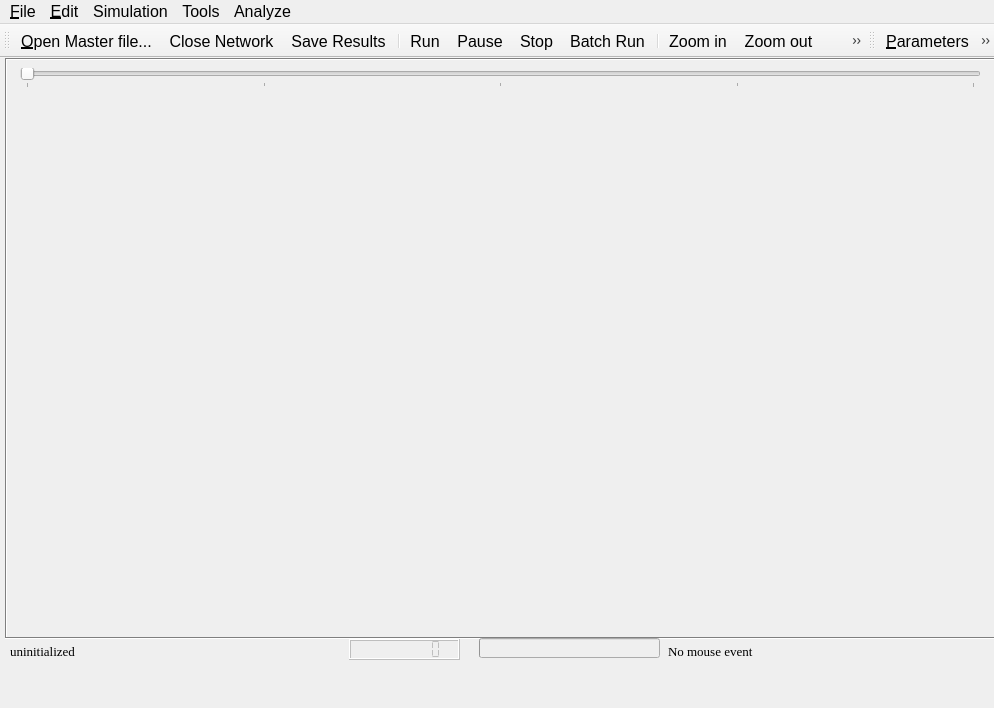
<?xml version="1.0" encoding="UTF-8"?>
<ui version="4.0">
 <class>MainForm</class>
 <widget class="QMainWindow" name="MainForm">
  <property name="geometry">
   <rect>
    <x>0</x>
    <y>0</y>
    <width>994</width>
    <height>708</height>
   </rect>
  </property>
  <property name="sizePolicy">
   <sizepolicy hsizetype="MinimumExpanding" vsizetype="MinimumExpanding">
    <horstretch>0</horstretch>
    <verstretch>0</verstretch>
   </sizepolicy>
  </property>
  <property name="minimumSize">
   <size>
    <width>16</width>
    <height>72</height>
   </size>
  </property>
  <property name="font">
   <font>
    <pointsize>12</pointsize>
   </font>
  </property>
  <property name="mouseTracking">
   <bool>true</bool>
  </property>
  <property name="focusPolicy">
   <enum>Qt::StrongFocus</enum>
  </property>
  <property name="windowTitle">
   <string comment="Prototype Mesomodel">Mezzo version 0.61</string>
  </property>
  <property name="windowIcon">
   <iconset resource="canvas_qt4.qrc">
    <normaloff>:/images/mime.png</normaloff>:/images/mime.png</iconset>
  </property>
  <property name="windowIconText">
   <string>Mezzo</string>
  </property>
  <property name="toolTip">
   <string/>
  </property>
  <property name="rightJustification" stdset="0">
   <bool>false</bool>
  </property>
  <widget class="QWidget" name="widget">
   <widget class="QLabel" name="Canvas">
    <property name="geometry">
     <rect>
      <x>5</x>
      <y>0</y>
      <width>991</width>
      <height>581</height>
     </rect>
    </property>
    <property name="sizePolicy">
     <sizepolicy hsizetype="Expanding" vsizetype="Expanding">
      <horstretch>0</horstretch>
      <verstretch>0</verstretch>
     </sizepolicy>
    </property>
    <property name="minimumSize">
     <size>
      <width>10</width>
      <height>10</height>
     </size>
    </property>
    <property name="palette">
     <palette>
      <active>
       <colorrole role="WindowText">
        <brush brushstyle="SolidPattern">
         <color alpha="255">
          <red>0</red>
          <green>0</green>
          <blue>0</blue>
         </color>
        </brush>
       </colorrole>
       <colorrole role="Button">
        <brush brushstyle="SolidPattern">
         <color alpha="255">
          <red>255</red>
          <green>255</green>
          <blue>255</blue>
         </color>
        </brush>
       </colorrole>
       <colorrole role="Light">
        <brush brushstyle="SolidPattern">
         <color alpha="255">
          <red>255</red>
          <green>255</green>
          <blue>255</blue>
         </color>
        </brush>
       </colorrole>
       <colorrole role="Midlight">
        <brush brushstyle="SolidPattern">
         <color alpha="255">
          <red>255</red>
          <green>255</green>
          <blue>255</blue>
         </color>
        </brush>
       </colorrole>
       <colorrole role="Dark">
        <brush brushstyle="SolidPattern">
         <color alpha="255">
          <red>127</red>
          <green>127</green>
          <blue>127</blue>
         </color>
        </brush>
       </colorrole>
       <colorrole role="Mid">
        <brush brushstyle="SolidPattern">
         <color alpha="255">
          <red>170</red>
          <green>170</green>
          <blue>170</blue>
         </color>
        </brush>
       </colorrole>
       <colorrole role="Text">
        <brush brushstyle="SolidPattern">
         <color alpha="255">
          <red>0</red>
          <green>0</green>
          <blue>0</blue>
         </color>
        </brush>
       </colorrole>
       <colorrole role="BrightText">
        <brush brushstyle="SolidPattern">
         <color alpha="255">
          <red>255</red>
          <green>255</green>
          <blue>255</blue>
         </color>
        </brush>
       </colorrole>
       <colorrole role="ButtonText">
        <brush brushstyle="SolidPattern">
         <color alpha="255">
          <red>0</red>
          <green>0</green>
          <blue>0</blue>
         </color>
        </brush>
       </colorrole>
       <colorrole role="Base">
        <brush brushstyle="SolidPattern">
         <color alpha="255">
          <red>255</red>
          <green>255</green>
          <blue>255</blue>
         </color>
        </brush>
       </colorrole>
       <colorrole role="Window">
        <brush brushstyle="SolidPattern">
         <color alpha="255">
          <red>255</red>
          <green>255</green>
          <blue>255</blue>
         </color>
        </brush>
       </colorrole>
       <colorrole role="Shadow">
        <brush brushstyle="SolidPattern">
         <color alpha="255">
          <red>0</red>
          <green>0</green>
          <blue>0</blue>
         </color>
        </brush>
       </colorrole>
       <colorrole role="AlternateBase">
        <brush brushstyle="SolidPattern">
         <color alpha="255">
          <red>255</red>
          <green>255</green>
          <blue>255</blue>
         </color>
        </brush>
       </colorrole>
      </active>
      <inactive>
       <colorrole role="WindowText">
        <brush brushstyle="SolidPattern">
         <color alpha="255">
          <red>0</red>
          <green>0</green>
          <blue>0</blue>
         </color>
        </brush>
       </colorrole>
       <colorrole role="Button">
        <brush brushstyle="SolidPattern">
         <color alpha="255">
          <red>255</red>
          <green>255</green>
          <blue>255</blue>
         </color>
        </brush>
       </colorrole>
       <colorrole role="Light">
        <brush brushstyle="SolidPattern">
         <color alpha="255">
          <red>255</red>
          <green>255</green>
          <blue>255</blue>
         </color>
        </brush>
       </colorrole>
       <colorrole role="Midlight">
        <brush brushstyle="SolidPattern">
         <color alpha="255">
          <red>255</red>
          <green>255</green>
          <blue>255</blue>
         </color>
        </brush>
       </colorrole>
       <colorrole role="Dark">
        <brush brushstyle="SolidPattern">
         <color alpha="255">
          <red>127</red>
          <green>127</green>
          <blue>127</blue>
         </color>
        </brush>
       </colorrole>
       <colorrole role="Mid">
        <brush brushstyle="SolidPattern">
         <color alpha="255">
          <red>170</red>
          <green>170</green>
          <blue>170</blue>
         </color>
        </brush>
       </colorrole>
       <colorrole role="Text">
        <brush brushstyle="SolidPattern">
         <color alpha="255">
          <red>0</red>
          <green>0</green>
          <blue>0</blue>
         </color>
        </brush>
       </colorrole>
       <colorrole role="BrightText">
        <brush brushstyle="SolidPattern">
         <color alpha="255">
          <red>255</red>
          <green>255</green>
          <blue>255</blue>
         </color>
        </brush>
       </colorrole>
       <colorrole role="ButtonText">
        <brush brushstyle="SolidPattern">
         <color alpha="255">
          <red>0</red>
          <green>0</green>
          <blue>0</blue>
         </color>
        </brush>
       </colorrole>
       <colorrole role="Base">
        <brush brushstyle="SolidPattern">
         <color alpha="255">
          <red>255</red>
          <green>255</green>
          <blue>255</blue>
         </color>
        </brush>
       </colorrole>
       <colorrole role="Window">
        <brush brushstyle="SolidPattern">
         <color alpha="255">
          <red>255</red>
          <green>255</green>
          <blue>255</blue>
         </color>
        </brush>
       </colorrole>
       <colorrole role="Shadow">
        <brush brushstyle="SolidPattern">
         <color alpha="255">
          <red>0</red>
          <green>0</green>
          <blue>0</blue>
         </color>
        </brush>
       </colorrole>
       <colorrole role="AlternateBase">
        <brush brushstyle="SolidPattern">
         <color alpha="255">
          <red>255</red>
          <green>255</green>
          <blue>255</blue>
         </color>
        </brush>
       </colorrole>
      </inactive>
      <disabled>
       <colorrole role="WindowText">
        <brush brushstyle="SolidPattern">
         <color alpha="255">
          <red>127</red>
          <green>127</green>
          <blue>127</blue>
         </color>
        </brush>
       </colorrole>
       <colorrole role="Button">
        <brush brushstyle="SolidPattern">
         <color alpha="255">
          <red>255</red>
          <green>255</green>
          <blue>255</blue>
         </color>
        </brush>
       </colorrole>
       <colorrole role="Light">
        <brush brushstyle="SolidPattern">
         <color alpha="255">
          <red>255</red>
          <green>255</green>
          <blue>255</blue>
         </color>
        </brush>
       </colorrole>
       <colorrole role="Midlight">
        <brush brushstyle="SolidPattern">
         <color alpha="255">
          <red>255</red>
          <green>255</green>
          <blue>255</blue>
         </color>
        </brush>
       </colorrole>
       <colorrole role="Dark">
        <brush brushstyle="SolidPattern">
         <color alpha="255">
          <red>127</red>
          <green>127</green>
          <blue>127</blue>
         </color>
        </brush>
       </colorrole>
       <colorrole role="Mid">
        <brush brushstyle="SolidPattern">
         <color alpha="255">
          <red>170</red>
          <green>170</green>
          <blue>170</blue>
         </color>
        </brush>
       </colorrole>
       <colorrole role="Text">
        <brush brushstyle="SolidPattern">
         <color alpha="255">
          <red>127</red>
          <green>127</green>
          <blue>127</blue>
         </color>
        </brush>
       </colorrole>
       <colorrole role="BrightText">
        <brush brushstyle="SolidPattern">
         <color alpha="255">
          <red>255</red>
          <green>255</green>
          <blue>255</blue>
         </color>
        </brush>
       </colorrole>
       <colorrole role="ButtonText">
        <brush brushstyle="SolidPattern">
         <color alpha="255">
          <red>127</red>
          <green>127</green>
          <blue>127</blue>
         </color>
        </brush>
       </colorrole>
       <colorrole role="Base">
        <brush brushstyle="SolidPattern">
         <color alpha="255">
          <red>255</red>
          <green>255</green>
          <blue>255</blue>
         </color>
        </brush>
       </colorrole>
       <colorrole role="Window">
        <brush brushstyle="SolidPattern">
         <color alpha="255">
          <red>255</red>
          <green>255</green>
          <blue>255</blue>
         </color>
        </brush>
       </colorrole>
       <colorrole role="Shadow">
        <brush brushstyle="SolidPattern">
         <color alpha="255">
          <red>0</red>
          <green>0</green>
          <blue>0</blue>
         </color>
        </brush>
       </colorrole>
       <colorrole role="AlternateBase">
        <brush brushstyle="SolidPattern">
         <color alpha="255">
          <red>255</red>
          <green>255</green>
          <blue>255</blue>
         </color>
        </brush>
       </colorrole>
      </disabled>
     </palette>
    </property>
    <property name="mouseTracking">
     <bool>true</bool>
    </property>
    <property name="focusPolicy">
     <enum>Qt::StrongFocus</enum>
    </property>
    <property name="autoFillBackground">
     <bool>false</bool>
    </property>
    <property name="frameShape">
     <enum>QFrame::Box</enum>
    </property>
    <property name="frameShadow">
     <enum>QFrame::Sunken</enum>
    </property>
    <property name="lineWidth">
     <number>1</number>
    </property>
    <property name="midLineWidth">
     <number>0</number>
    </property>
    <property name="text">
     <string/>
    </property>
    <property name="scaledContents">
     <bool>false</bool>
    </property>
    <property name="alignment">
     <set>Qt::AlignLeading|Qt::AlignLeft|Qt::AlignTop</set>
    </property>
    <property name="wordWrap">
     <bool>false</bool>
    </property>
    <property name="margin">
     <number>0</number>
    </property>
   </widget>
   <widget class="QWidget" name="layoutWidget">
    <property name="geometry">
     <rect>
      <x>10</x>
      <y>578</y>
      <width>981</width>
      <height>31</height>
     </rect>
    </property>
    <layout class="QHBoxLayout">
     <item>
      <widget class="QLabel" name="status_label">
       <property name="sizePolicy">
        <sizepolicy hsizetype="Preferred" vsizetype="Fixed">
         <horstretch>0</horstretch>
         <verstretch>0</verstretch>
        </sizepolicy>
       </property>
       <property name="minimumSize">
        <size>
         <width>100</width>
         <height>15</height>
        </size>
       </property>
       <property name="font">
        <font>
         <family>Times New Roman</family>
         <pointsize>10</pointsize>
        </font>
       </property>
       <property name="text">
        <string>uninitialized</string>
       </property>
      </widget>
     </item>
     <item>
      <widget class="QWidget" name="simprogress_widget" native="true">
       <property name="enabled">
        <bool>false</bool>
       </property>
       <property name="sizePolicy">
        <sizepolicy hsizetype="Preferred" vsizetype="Preferred">
         <horstretch>0</horstretch>
         <verstretch>0</verstretch>
        </sizepolicy>
       </property>
       <widget class="QLCDNumber" name="LCDNumber">
        <property name="geometry">
         <rect>
          <x>10</x>
          <y>3</y>
          <width>111</width>
          <height>21</height>
         </rect>
        </property>
        <property name="sizePolicy">
         <sizepolicy hsizetype="Preferred" vsizetype="Fixed">
          <horstretch>0</horstretch>
          <verstretch>0</verstretch>
         </sizepolicy>
        </property>
        <property name="minimumSize">
         <size>
          <width>80</width>
          <height>15</height>
         </size>
        </property>
        <property name="toolTip">
         <string>Simulated time elapsed</string>
        </property>
        <property name="numDigits">
         <number>8</number>
        </property>
        <property name="segmentStyle">
         <enum>QLCDNumber::Flat</enum>
        </property>
        <property name="value" stdset="0">
         <double>0.000000000000000</double>
        </property>
        <property name="intValue" stdset="0">
         <number>0</number>
        </property>
       </widget>
       <widget class="QProgressBar" name="progressbar">
        <property name="geometry">
         <rect>
          <x>140</x>
          <y>2</y>
          <width>181</width>
          <height>20</height>
         </rect>
        </property>
        <property name="sizePolicy">
         <sizepolicy hsizetype="Preferred" vsizetype="Fixed">
          <horstretch>0</horstretch>
          <verstretch>0</verstretch>
         </sizepolicy>
        </property>
        <property name="minimumSize">
         <size>
          <width>30</width>
          <height>12</height>
         </size>
        </property>
        <property name="font">
         <font>
          <family>Times New Roman</family>
          <pointsize>7</pointsize>
         </font>
        </property>
       </widget>
      </widget>
     </item>
     <item>
      <widget class="QLabel" name="mouse_label">
       <property name="sizePolicy">
        <sizepolicy hsizetype="Preferred" vsizetype="Fixed">
         <horstretch>0</horstretch>
         <verstretch>0</verstretch>
        </sizepolicy>
       </property>
       <property name="minimumSize">
        <size>
         <width>100</width>
         <height>15</height>
        </size>
       </property>
       <property name="font">
        <font>
         <family>Times New Roman</family>
         <pointsize>10</pointsize>
        </font>
       </property>
       <property name="text">
        <string>No mouse event</string>
       </property>
      </widget>
     </item>
    </layout>
   </widget>
   <widget class="QSlider" name="horizontalSlider">
    <property name="enabled">
     <bool>true</bool>
    </property>
    <property name="geometry">
     <rect>
      <x>20</x>
      <y>10</y>
      <width>961</width>
      <height>20</height>
     </rect>
    </property>
    <property name="autoFillBackground">
     <bool>false</bool>
    </property>
    <property name="minimum">
     <number>0</number>
    </property>
    <property name="maximum">
     <number>4</number>
    </property>
    <property name="pageStep">
     <number>1</number>
    </property>
    <property name="orientation">
     <enum>Qt::Horizontal</enum>
    </property>
    <property name="tickPosition">
     <enum>QSlider::TicksBelow</enum>
    </property>
    <property name="tickInterval">
     <number>1</number>
    </property>
   </widget>
  </widget>
  <widget class="QToolBar" name="toolBar1">
   <property name="horizontallyStretchable" stdset="0">
    <bool>true</bool>
   </property>
   <property name="verticallyStretchable" stdset="0">
    <bool>true</bool>
   </property>
   <property name="label" stdset="0">
    <string>Tools</string>
   </property>
   <attribute name="toolBarArea">
    <enum>TopToolBarArea</enum>
   </attribute>
   <attribute name="toolBarBreak">
    <bool>false</bool>
   </attribute>
   <addaction name="openmasterfile"/>
   <addaction name="closenetwork"/>
   <addaction name="saveresults"/>
   <addaction name="separator"/>
   <addaction name="run"/>
   <addaction name="breakoff"/>
   <addaction name="stop"/>
   <addaction name="batch_run"/>
   <addaction name="separator"/>
   <addaction name="zoomin"/>
   <addaction name="zoomout"/>
   <addaction name="zoombywin"/>
   <addaction name="separator"/>
   <addaction name="linkhandlemark"/>
   <addaction name="inselectmode"/>
  </widget>
  <widget class="QToolBar" name="Toolbar2">
   <property name="label" stdset="0">
    <string>Toolbar</string>
   </property>
   <attribute name="toolBarArea">
    <enum>TopToolBarArea</enum>
   </attribute>
   <attribute name="toolBarBreak">
    <bool>false</bool>
   </attribute>
   <addaction name="parametersdialog"/>
   <addaction name="inspectdialog"/>
   <addaction name="actionAnalyzeOutput"/>
   <addaction name="actionSlow"/>
  </widget>
  <widget class="QMenuBar" name="menubar">
   <property name="geometry">
    <rect>
     <x>0</x>
     <y>0</y>
     <width>994</width>
     <height>38</height>
    </rect>
   </property>
   <widget class="QMenu" name="fileMenu">
    <property name="title">
     <string>&amp;File</string>
    </property>
    <addaction name="openmasterfile"/>
    <addaction name="closenetwork"/>
    <addaction name="separator"/>
    <addaction name="savescreenshot"/>
    <addaction name="saveresults"/>
    <addaction name="separator"/>
    <addaction name="quit"/>
   </widget>
   <widget class="QMenu" name="EditMenu">
    <property name="title">
     <string>&amp;Edit</string>
    </property>
    <addaction name="linkhandlemark"/>
    <addaction name="inselectmode"/>
    <addaction name="finddialog"/>
   </widget>
   <widget class="QMenu" name="menuSimulation">
    <property name="title">
     <string>Simulation</string>
    </property>
    <addaction name="run"/>
    <addaction name="breakoff"/>
    <addaction name="stop"/>
    <addaction name="separator"/>
    <addaction name="batch_run"/>
   </widget>
   <widget class="QMenu" name="menuTools">
    <property name="title">
     <string>Tools</string>
    </property>
    <widget class="QMenu" name="menuBackground">
     <property name="title">
      <string>Background</string>
     </property>
     <addaction name="loadbackground"/>
     <addaction name="actionPositionBackground"/>
    </widget>
    <addaction name="menuBackground"/>
    <addaction name="separator"/>
    <addaction name="parametersdialog"/>
    <addaction name="savescreenshot"/>
   </widget>
   <widget class="QMenu" name="menuAnalysis">
    <property name="title">
     <string>Analyze</string>
    </property>
    <addaction name="actionAnalyzeOutput"/>
    <addaction name="inspectdialog"/>
   </widget>
   <addaction name="fileMenu"/>
   <addaction name="EditMenu"/>
   <addaction name="menuSimulation"/>
   <addaction name="menuTools"/>
   <addaction name="menuAnalysis"/>
  </widget>
  <action name="openmasterfile">
   <property name="icon">
    <iconset resource="canvas_qt4.qrc">
     <normaloff>:/images/fileopen2.png</normaloff>:/images/fileopen2.png</iconset>
   </property>
   <property name="text">
    <string>&amp;Open Network</string>
   </property>
   <property name="iconText">
    <string>&amp;Open Master file...</string>
   </property>
   <property name="shortcut">
    <string>Ctrl+O</string>
   </property>
  </action>
  <action name="savescreenshot">
   <property name="icon">
    <iconset resource="canvas_qt4.qrc">
     <normaloff>:/images/background.png</normaloff>:/images/background.png</iconset>
   </property>
   <property name="text">
    <string>&amp;Save Snapshot</string>
   </property>
   <property name="iconText">
    <string>Save Snapshot</string>
   </property>
   <property name="shortcut">
    <string>Ctrl+S</string>
   </property>
  </action>
  <action name="stop">
   <property name="icon">
    <iconset resource="canvas_qt4.qrc">
     <normaloff>:/images/bt_stop.png</normaloff>:/images/bt_stop.png</iconset>
   </property>
   <property name="text">
    <string>Stop/Reset</string>
   </property>
   <property name="iconText">
    <string>Stop</string>
   </property>
   <property name="toolTip">
    <string>Stop &amp; reset</string>
   </property>
   <property name="statusTip">
    <string/>
   </property>
  </action>
  <action name="run">
   <property name="checked">
    <bool>false</bool>
   </property>
   <property name="icon">
    <iconset resource="canvas_qt4.qrc">
     <normaloff>:/images/bt_play.png</normaloff>:/images/bt_play.png</iconset>
   </property>
   <property name="text">
    <string>Run/Continue</string>
   </property>
   <property name="iconText">
    <string>Run</string>
   </property>
   <property name="whatsThis">
    <string>Run the model</string>
   </property>
  </action>
  <action name="breakoff">
   <property name="icon">
    <iconset resource="canvas_qt4.qrc">
     <normaloff>:/images/bt_pause.png</normaloff>:/images/bt_pause.png</iconset>
   </property>
   <property name="iconText">
    <string>Pause</string>
   </property>
   <property name="statusTip">
    <string/>
   </property>
   <property name="shortcut">
    <string/>
   </property>
  </action>
  <action name="zoomin">
   <property name="icon">
    <iconset resource="canvas_qt4.qrc">
     <normaloff>:/images/zoom_in.png</normaloff>:/images/zoom_in.png</iconset>
   </property>
   <property name="iconText">
    <string>Zoom in</string>
   </property>
  </action>
  <action name="zoomout">
   <property name="icon">
    <iconset resource="canvas_qt4.qrc">
     <normaloff>:/images/zoom_out.png</normaloff>:/images/zoom_out.png</iconset>
   </property>
   <property name="iconText">
    <string>Zoom out</string>
   </property>
  </action>
  <action name="viewSet_ParametersAction">
   <property name="icon">
    <iconset resource="canvas_qt4.qrc">
     <normaloff>:/images/icon-tool.png</normaloff>:/images/icon-tool.png</iconset>
   </property>
   <property name="iconText">
    <string>&amp;Set Parameters</string>
   </property>
  </action>
  <action name="parametersdialog">
   <property name="icon">
    <iconset resource="canvas_qt4.qrc">
     <normaloff>:/images/icon-tool.png</normaloff>:/images/icon-tool.png</iconset>
   </property>
   <property name="text">
    <string>&amp;Parameters</string>
   </property>
   <property name="iconText">
    <string>&amp;Parameters</string>
   </property>
  </action>
  <action name="loadbackground">
   <property name="icon">
    <iconset resource="canvas_qt4.qrc">
     <normaloff>:/images/background_map.jpg</normaloff>:/images/background_map.jpg</iconset>
   </property>
   <property name="text">
    <string>Load &amp;Background</string>
   </property>
   <property name="iconText">
    <string>Load &amp;Background</string>
   </property>
   <property name="toolTip">
    <string>Load Background&amp;</string>
   </property>
  </action>
  <action name="saveresults">
   <property name="icon">
    <iconset resource="canvas_qt4.qrc">
     <normaloff>:/images/filesave.png</normaloff>:/images/filesave.png</iconset>
   </property>
   <property name="text">
    <string>Save Results</string>
   </property>
  </action>
  <action name="inspectdialog">
   <property name="checkable">
    <bool>false</bool>
   </property>
   <property name="icon">
    <iconset resource="canvas_qt4.qrc">
     <normaloff>:/images/inspect.png</normaloff>:/images/inspect.png</iconset>
   </property>
   <property name="text">
    <string>Inspect Routes</string>
   </property>
  </action>
  <action name="zoombywin">
   <property name="checkable">
    <bool>true</bool>
   </property>
   <property name="icon">
    <iconset resource="canvas_qt4.qrc">
     <normaloff>:/images/file_explore.png</normaloff>:/images/file_explore.png</iconset>
   </property>
   <property name="text">
    <string>Zoom window</string>
   </property>
  </action>
  <action name="linkhandlemark">
   <property name="checkable">
    <bool>true</bool>
   </property>
   <property name="checked">
    <bool>false</bool>
   </property>
   <property name="icon">
    <iconset resource="canvas_qt4.qrc">
     <normaloff>:/images/penmark.png</normaloff>:/images/penmark.png</iconset>
   </property>
   <property name="text">
    <string>Link marks</string>
   </property>
   <property name="toolTip">
    <string>Show link handles</string>
   </property>
  </action>
  <action name="inselectmode">
   <property name="checkable">
    <bool>true</bool>
   </property>
   <property name="checked">
    <bool>false</bool>
   </property>
   <property name="icon">
    <iconset resource="canvas_qt4.qrc">
     <normaloff>:/images/file_edit.png</normaloff>:/images/file_edit.png</iconset>
   </property>
   <property name="text">
    <string>Selection mode</string>
   </property>
   <property name="iconText">
    <string>Selection mode</string>
   </property>
   <property name="toolTip">
    <string>Selction mode</string>
   </property>
  </action>
  <action name="quit">
   <property name="icon">
    <iconset resource="canvas_qt4.qrc">
     <normaloff>:/images/exit.png</normaloff>:/images/exit.png</iconset>
   </property>
   <property name="text">
    <string>Exit</string>
   </property>
  </action>
  <action name="closenetwork">
   <property name="icon">
    <iconset resource="canvas_qt4.qrc">
     <normaloff>:/images/close.png</normaloff>:/images/close.png</iconset>
   </property>
   <property name="text">
    <string>Close Network</string>
   </property>
  </action>
  <action name="batch_run">
   <property name="icon">
    <iconset resource="canvas_qt4.qrc">
     <normaloff>:/images/batchrun.png</normaloff>:/images/batchrun.png</iconset>
   </property>
   <property name="text">
    <string>Batch Run</string>
   </property>
  </action>
  <action name="actionAnalyzeOutput">
   <property name="checkable">
    <bool>true</bool>
   </property>
   <property name="icon">
    <iconset resource="canvas_qt4.qrc">
     <normaloff>:/images/dvi.png</normaloff>:/images/dvi.png</iconset>
   </property>
   <property name="text">
    <string>Analyze Output</string>
   </property>
  </action>
  <action name="actionPositionBackground">
   <property name="icon">
    <iconset resource="canvas_qt4.qrc">
     <normaloff>:/images/move.png</normaloff>:/images/move.png</iconset>
   </property>
   <property name="text">
    <string>Position Background</string>
   </property>
  </action>
  <action name="actionSlow">
   <property name="checkable">
    <bool>true</bool>
   </property>
   <property name="icon">
    <iconset resource="canvas_qt4.qrc">
     <normaloff>:/images/turtle.png</normaloff>:/images/turtle.png</iconset>
   </property>
   <property name="text">
    <string>Slow</string>
   </property>
   <property name="toolTip">
    <string>Slow down simulation</string>
   </property>
  </action>
  <action name="finddialog">
   <property name="icon">
    <iconset resource="canvas_qt4.qrc">
     <normaloff>:/images/find.png</normaloff>:/images/find.png</iconset>
   </property>
   <property name="text">
    <string>Find...</string>
   </property>
   <property name="toolTip">
    <string>Find links or nodes by id</string>
   </property>
   <property name="shortcut">
    <string>Ctrl+F</string>
   </property>
  </action>
 </widget>
 <includes>
  <include location="global">qlcdnumber.h</include>
  <include location="global">qbitmap.h</include>
  <include location="global">qpainter.h</include>
  <include location="global">qpixmap.h</include>
  <include location="global">qtimer.h</include>
  <include location="global">qpen.h</include>
  <include location="global">string</include>
  <include location="global">qstatusbar.h</include>
 </includes>
 <resources>
  <include location="canvas_qt4.qrc"/>
 </resources>
 <connections/>
</ui>
